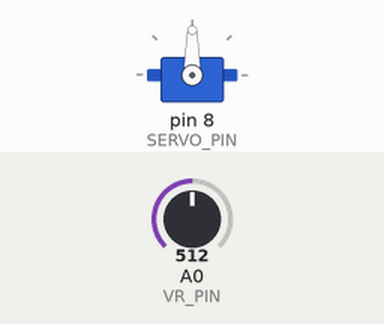
This sketch was run on a simulated Arduino Uno, built with avr-gcc and run on an emulated ATmega328P. Shown: servo. The test bench sets the inputs (shaded band); at power-on: A0 (VR_PIN) = 512. What the sketch prints to the serial monitor is not drawn.

Above: at 1.2 s.
1.3 s: A0 (VR_PIN) set to 716
At 2.2 s:
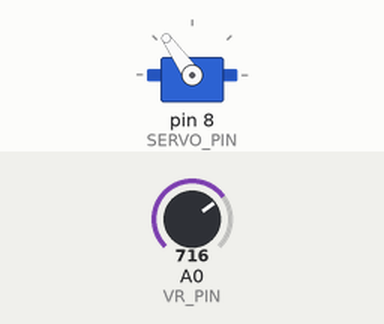
2.8 s: A0 (VR_PIN) set to 900
At 3.4 s:
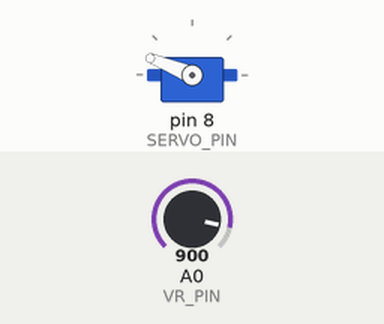
4.3 s: A0 (VR_PIN) set to 1023
At 5.5 s:
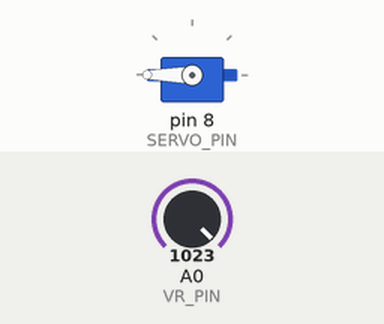
5.8 s: A0 (VR_PIN) set to 306
At 6.9 s:
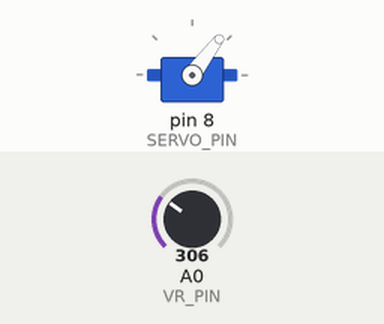
7.3 s: A0 (VR_PIN) set to 122
At 7.9 s:
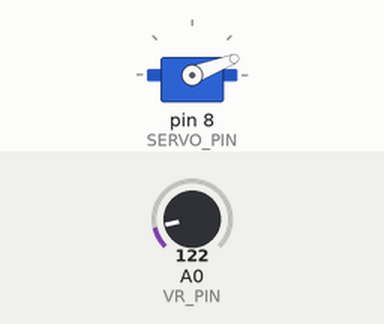
8.8 s: A0 (VR_PIN) set to 0
At 10.2 s:
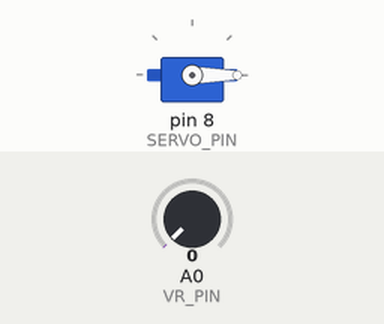
Timing chart, 0 to 11.3 s (numbered marks = the images above; inputs shaded):
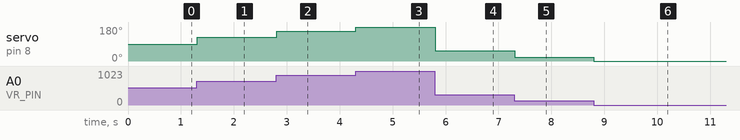

Measured:
- after the input at 1.3 s, servo on pin 8 (SERVO_PIN): 90° → 125° at once
- after the input at 2.8 s, servo on pin 8 (SERVO_PIN): 125° → 158° at once
- after the input at 4.3 s, servo on pin 8 (SERVO_PIN): 158° → 180° at once
- after the input at 5.8 s, servo on pin 8 (SERVO_PIN): 180° → 53° at once
- after the input at 7.3 s, servo on pin 8 (SERVO_PIN): 53° → 21° at once
- after the input at 8.8 s, servo on pin 8 (SERVO_PIN): 21° → 0° at once

The sketch:

2_8_2.ino
```cpp
#include <Servo.h>

#define SERVO_PIN 8
#define VR_PIN  A0

Servo myservo;

void setup() {
  Serial.begin(9600);
  myservo.attach(SERVO_PIN);
}

void loop() {
  int setDig = map(analogRead(VR_PIN),0,1023,0,180);
  Serial.println(setDig);
  myservo.write(setDig);
}
//2_8_2.ino
```
